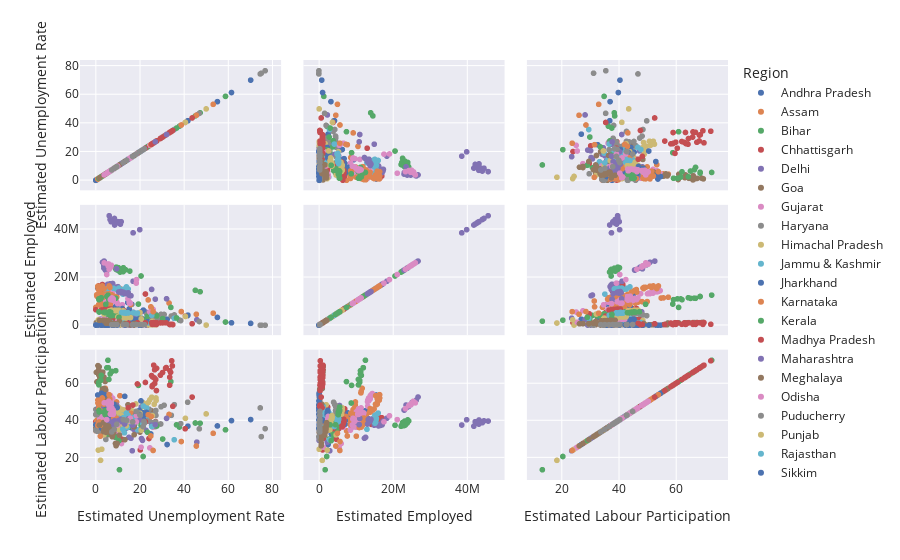

Here is the notebook cell this chart was saved with:
### Markdown cell above
Scatter matrix cosidering the employed and unemployed rates

### Code cell
fig = px.scatter_matrix(df,template='seaborn',dimensions=['Estimated Unemployment Rate', 'Estimated Employed',
                                                          'Estimated Labour Participation'],color='Region')
fig.show()

### Figure 1 — Plotly figure (JSON) as saved in the notebook; plotly's stock layout.template omitted (floating-point values rounded to 4 significant figures)
{"data": [{"dimensions": [{"axis": {"matches": true}, "label": "Estimated Unemployment Rate", "values": [3.65, 3.05, 3.75, 3.32, 5.17, 3.52, 4.12, 4.38, 4.84, 5.91, 4.06, 16.29, 14.46, 0.85, 6.09, 3.8, 5.64, 4.61, 6.01, 4.7, 7.54, 7.88, 7.11, 5.66, 9.88, 32.3, 24.91, 5.86]}, {"axis": {"matches": true}, "label": "Estimated Employed", "values": [11999139, 11755881, 12086707, 12285693, 12256762, 12017412, 11397681, 12528395, 12016676, 11723617, 11359660, 8792827, 9526902, 15572975, 4788661, 4824630, 4657443, 4743179, 4733996, 4774377, 4668772, 4913963, 4618860, 4822035, 4521537, 2544084, 3428356, 4954389]}, {"axis": {"matches": true}, "label": "Estimated Labour Participation", "values": [43.24, 42.05, 43.5, 43.97, 44.68, 43.01, 41, 45.14, 43.46, 42.83, 40.66, 36.03, 38.16, 53.76, 37.45, 36.76, 36.1, 36.29, 36.69, 36.41, 36.62, 38.61, 35.91, 36.84, 36.08, 26.97, 32.69, 37.61]}], "hovertemplate": "Region=Andhra Pradesh<br>%{xaxis.title.text}=%{x}<br>%{yaxis.title.text}=%{y}<extra></extra>", "legendgroup": "Andhra Pradesh", "marker": {"color": "rgb(76,114,176)", "symbol": "circle"}, "name": "Andhra Pradesh", "showlegend": true, "type": "splom"}, {"dimensions": [{"axis": {"matches": true}, "label": "Estimated Unemployment Rate", "values": [4.29, 5.08, 4.26, 5.79, 4.46, 4.65, 4.66, 4.29, 3.26, 3.77, 9.38, 0, 7.87, 9.89, 3.21, 10.39, 9.26, 11.17, 6.31, 5.02, 7.24, 9.98, 10.34, 8.37, 10.77, 3.42]}, {"axis": {"matches": true}, "label": "Estimated Employed", "values": [11749334, 8923222, 9911534, 9292039, 11468349, 8395906, 9625362, 11420996, 8462814, 9878742, 9926176, 7544937, 1671707, 1647342, 1739838, 1595582, 1576480, 1595176, 1708045, 1722303, 1630908, 1625454, 1664145, 1454956, 1441722, 1551007]}, {"axis": {"matches": true}, "label": "Estimated Labour Participation", "values": [57.39, 43.87, 48.21, 45.83, 55.67, 40.76, 46.64, 54.9, 40.17, 47.05, 50, 34.38, 44.92, 45.17, 44.32, 43.81, 42.66, 44.01, 44.59, 44.26, 42.82, 43.9, 45.03, 38.45, 39.04, 38.73]}], "hovertemplate": "Region=Assam<br>%{xaxis.title.text}=%{x}<br>%{yaxis.title.text}=%{y}<extra></extra>", "legendgroup": "Assam", "marker": {"color": "rgb(221,132,82)", "symbol": "circle"}, "name": "Assam", "showlegend": true, "type": "splom"}, {"dimensions": [{"axis": {"matches": true}, "label": "Estimated Unemployment Rate", "values": [9.27, 10.2, 13.44, 11, 8.87, 12.47, 12.4, 10.16, 9.13, 9.61, 15.39, 45.09, 47.26, 20.49, 19.9, 13.29, 16.41, 17.66, 20.46, 14.06, 17.62, 14.91, 20.69, 15.11, 15.73, 58.77, 37.87, 12.45]}, {"axis": {"matches": true}, "label": "Estimated Employed", "values": [24322330, 24097712, 23248875, 22260203, 23905700, 24053140, 22445989, 22914530, 23409006, 23168192, 22667882, 14645275, 14050319, 20622566, 3029344, 3248864, 3059744, 2994763, 2992082, 3173429, 3081077, 2977857, 2988665, 3113464, 3049637, 1400962, 2207026, 3124663]}, {"axis": {"matches": true}, "label": "Estimated Labour Participation", "values": [39.75, 39.71, 39.66, 36.85, 38.57, 40.31, 37.51, 37.25, 37.54, 37.28, 38.88, 38.63, 38.5, 37.4, 39.8, 39.35, 38.36, 38.03, 39.25, 38.45, 38.86, 36.29, 38.99, 37.87, 37.29, 34.94, 36.45, 36.54]}], "hovertemplate": "Region=Bihar<br>%{xaxis.title.text}=%{x}<br>%{yaxis.title.text}=%{y}<extra></extra>", "legendgroup": "Bihar", "marker": {"color": "rgb(85,168,104)", "symbol": "circle"}, "name": "Bihar", "showlegend": true, "type": "splom"}, {"dimensions": [{"axis": {"matches": true}, "label": "Estimated Unemployment Rate", "values": [9.82, 6.76, 4.54, 4.64, 8.33, 6.96, 2.77, 6.11, 9.89, 7.89, 7.31, 0, 7.64, 10.14, 9.77, 11.77, 8.17, 6.29, 9.46, 10.27, 8.32, 3.57, 9.01, 9.79, 8.21, 20.13, 24.1, 27.07]}, {"axis": {"matches": true}, "label": "Estimated Employed", "values": [6259019, 6608626, 6753622, 6607694, 6490776, 7043840, 6942931, 6569385, 6236201, 6847173, 6894808, 6534321, 5454091, 5781095, 2223129, 2192020, 2285436, 2392400, 2311507, 2297096, 2341284, 2415436, 2315972, 2347941, 2407509, 1066126, 1276291, 1602231]}, {"axis": {"matches": true}, "label": "Estimated Labour Participation", "values": [42.89, 43.71, 43.53, 42.55, 43.38, 46.28, 43.56, 42.59, 42.03, 45.05, 44.98, 39.43, 35.56, 38.66, 45.61, 45.88, 45.85, 46.91, 46.8, 46.82, 46.59, 45.59, 46.21, 47.14, 47.39, 24.06, 30.24, 39.41]}], "hovertemplate": "Region=Chhattisgarh<br>%{xaxis.title.text}=%{x}<br>%{yaxis.title.text}=%{y}<extra></extra>", "legendgroup": "Chhattisgarh", "marker": {"color": "rgb(196,78,82)", "symbol": "circle"}, "name": "Chhattisgarh", "showlegend": true, "type": "splom"}, {"dimensions": [{"axis": {"matches": true}, "label": "Estimated Unemployment Rate", "values": [12.56, 9.33, 11.07, 17.18, 12.5, 15.84, 11.11, 16.97, 13.48, 13.81, 15.18, 20.69, 22.76, 21.14, 12.31, 12.76, 14.68, 13.52, 20.59, 12.41, 16.11, 11.07, 22.45, 14.86, 17.09, 16.51, 45.78, 18.11]}, {"axis": {"matches": true}, "label": "Estimated Employed", "values": [169487, 149076, 166605, 135407, 166056, 149511, 178768, 145671, 157791, 147500, 152413, 115487, 129610, 112108, 5756475, 5550172, 5393091, 5552510, 5642253, 6030363, 5439600, 5718337, 5647493, 5708807, 5401392, 3003787, 2343783, 4306807]}, {"axis": {"matches": true}, "label": "Estimated Labour Participation", "values": [42.33, 35.74, 40.53, 35.21, 40.68, 37.9, 42.71, 37.08, 38.36, 35.84, 37.45, 30.21, 34.65, 29.22, 44.17, 42.71, 42.34, 42.9, 47.36, 45.78, 43.02, 42.56, 48.09, 44.18, 42.82, 23.59, 28.28, 34.32]}], "hovertemplate": "Region=Delhi<br>%{xaxis.title.text}=%{x}<br>%{yaxis.title.text}=%{y}<extra></extra>", "legendgroup": "Delhi", "marker": {"color": "rgb(129,114,179)", "symbol": "circle"}, "name": "Delhi", "showlegend": true, "type": "splom"}, {"dimensions": [{"axis": {"matches": true}, "label": "Estimated Unemployment Rate", "values": [2.91, 5.45, 10.98, 1.98, 3.61, 7.21, 23.71, 3.54, 5.38, 0, 15.91, 20, 2.75, 13.33, 12.28, 4.9, 3.16, 12.31, 25.2, 16.22, 10.92, 4.31, 4.76, 11.76]}, {"axis": {"matches": true}, "label": "Estimated Employed", "values": [179340, 170471, 167437, 183603, 163215, 177440, 159489, 177155, 158936, 171672, 181657, 128538, 264855, 304015, 280367, 243277, 309643, 290264, 271612, 288154, 257814, 306396, 277093, 318957]}, {"axis": {"matches": true}, "label": "Estimated Labour Participation", "values": [39.16, 38.19, 39.81, 39.61, 35.78, 40.36, 44.09, 38.7, 35.36, 36.11, 45.36, 33.71, 34.17, 43.96, 40, 31.97, 39.92, 41.27, 45.22, 42.77, 35.95, 39.73, 36.05, 44.74]}], "hovertemplate": "Region=Goa<br>%{xaxis.title.text}=%{x}<br>%{yaxis.title.text}=%{y}<extra></extra>", "legendgroup": "Goa", "marker": {"color": "rgb(147,120,96)", "symbol": "circle"}, "name": "Goa", "showlegend": true, "type": "splom"}, {"dimensions": [{"axis": {"matches": true}, "label": "Estimated Unemployment Rate", "values": [2.88, 4.77, 4.58, 3.7, 6.29, 4.91, 4.68, 3.46, 5.35, 6.64, 7.59, 12, 14.58, 1.41, 4.09, 6.31, 5.15, 4.2, 5.96, 5.45, 7.53, 5.71, 5.82, 6.04, 5.39, 25.94, 11.62, 4.54]}, {"axis": {"matches": true}, "label": "Estimated Employed", "values": [13954728, 13199281, 14327083, 13507342, 13280783, 13828512, 14487815, 13877825, 14301844, 13973042, 13483615, 8587594, 11121124, 13243922, 9686558, 10144965, 9828023, 10228154, 9609939, 10474217, 9896129, 10172812, 9824501, 10784753, 10083026, 6701284, 6072776, 10574711]}, {"axis": {"matches": true}, "label": "Estimated Labour Participation", "values": [52.03, 50.12, 54.21, 50.57, 51.01, 52.27, 54.55, 51.51, 54.07, 53.48, 52.06, 34.77, 46.31, 47.72, 41.67, 44.57, 42.54, 43.72, 41.75, 45.14, 43.5, 43.75, 42.19, 46.31, 42.9, 36.33, 27.52, 44.26]}], "hovertemplate": "Region=Gujarat<br>%{xaxis.title.text}=%{x}<br>%{yaxis.title.text}=%{y}<extra></extra>", "legendgroup": "Gujarat", "marker": {"color": "rgb(218,139,195)", "symbol": "circle"}, "name": "Gujarat", "showlegend": true, "type": "splom"}, {"dimensions": [{"axis": {"matches": true}, "label": "Estimated Unemployment Rate", "values": [14.54, 23.08, 16.22, 30.94, 16.36, 24.17, 16.59, 29.56, 16.21, 27.19, 23.92, 41.61, 34.22, 35.57, 24.67, 20.42, 25.45, 24.19, 26.84, 21.04, 27.06, 23.65, 27.24, 23.29, 27.14, 46.89, 38.46, 29.41]}, {"axis": {"matches": true}, "label": "Estimated Employed", "values": [5249186, 4745178, 4826560, 4558306, 5127956, 4798833, 4875763, 4603484, 5062293, 4570108, 4366148, 4041050, 3914193, 4357835, 2693596, 2845190, 2405973, 2523005, 2675862, 2821456, 2404239, 2548835, 2630938, 2752834, 2275407, 1606580, 2013083, 2304138]}, {"axis": {"matches": true}, "label": "Estimated Labour Participation", "values": [45.12, 45.23, 42.17, 48.23, 44.72, 46.07, 42.48, 47.4, 43.74, 45.37, 41.4, 49.85, 42.78, 48.53, 43.18, 43.06, 38.77, 39.87, 43.7, 42.58, 39.18, 39.57, 42.75, 42.32, 36.73, 35.48, 38.27, 38.09]}], "hovertemplate": "Region=Haryana<br>%{xaxis.title.text}=%{x}<br>%{yaxis.title.text}=%{y}<extra></extra>", "legendgroup": "Haryana", "marker": {"color": "rgb(140,140,140)", "symbol": "circle"}, "name": "Haryana", "showlegend": true, "type": "splom"}, {"dimensions": [{"axis": {"matches": true}, "label": "Estimated Unemployment Rate", "values": [13.68, 11.43, 20.59, 18.56, 15.98, 15.81, 22.86, 19.46, 16.67, 15.42, 17.71, 2.13, 25.64, 1.12, 10.88, 21.43, 21.51, 24.48, 12, 23.77, 27.27, 25.32, 18.15, 27.31, 26.44, 2.7, 50, 10.81]}, {"axis": {"matches": true}, "label": "Estimated Employed", "values": [2045760, 1957081, 1916824, 1969248, 2039804, 1946957, 2024409, 1922821, 2041035, 1952464, 1800426, 984171, 1732050, 2230075, 245668, 237576, 235894, 236315, 247210, 232322, 233029, 241366, 246596, 227804, 221432, 146957, 134868, 224902]}, {"axis": {"matches": true}, "label": "Estimated Labour Participation", "values": [44.23, 41.18, 44.91, 44.91, 45.02, 42.81, 48.5, 44.05, 45.11, 42.45, 40.17, 18.43, 42.62, 41.2, 45.27, 49.58, 49.22, 51.17, 45.87, 49.69, 52.17, 52.55, 48.92, 50.82, 48.74, 24.42, 43.55, 40.66]}], "hovertemplate": "Region=Himachal Pradesh<br>%{xaxis.title.text}=%{x}<br>%{yaxis.title.text}=%{y}<extra></extra>", "legendgroup": "Himachal Pradesh", "marker": {"color": "rgb(204,185,116)", "symbol": "circle"}, "name": "Himachal Pradesh", "showlegend": true, "type": "splom"}, {"dimensions": [{"axis": {"matches": true}, "label": "Estimated Unemployment Rate", "values": [12.78, 12.09, 13.67, 11.32, 19.27, 14.73, 22.19, 21.23, 16, 2.22, 18.97, 23.04, 19.88, 21.55, 24.06, 14.29, 7.02, 18.54, 19.86, 14.29, 12.96]}, {"axis": {"matches": true}, "label": "Estimated Employed", "values": [2495186, 2423742, 2549316, 2778624, 2477621, 2415724, 2373488, 2163397, 2361004, 2716966, 2049617, 1130139, 1139815, 1183770, 1029087, 1226793, 1209085, 1079537, 1060116, 998103, 937435]}, {"axis": {"matches": true}, "label": "Estimated Labour Participation", "values": [40.57, 39.02, 41.71, 44.17, 43.08, 39.69, 42.56, 38.25, 39.06, 38.46, 34.94, 46.74, 45.17, 47.8, 42.63, 44.92, 40.71, 41.4, 41.23, 36.21, 33.33]}], "hovertemplate": "Region=Jammu & Kashmir<br>%{xaxis.title.text}=%{x}<br>%{yaxis.title.text}=%{y}<extra></extra>", "legendgroup": "Jammu & Kashmir", "marker": {"color": "rgb(100,181,205)", "symbol": "circle"}, "name": "Jammu & Kashmir", "showlegend": true, "type": "splom"}, {"dimensions": [{"axis": {"matches": true}, "label": "Estimated Unemployment Rate", "values": [7.11, 8.46, 9.98, 12.06, 7.12, 6.57, 8.07, 15.15, 6.16, 9.06, 5.01, 41.72, 55.1, 21.53, 17.23, 20.51, 15.67, 20.25, 21.16, 19.05, 17.34, 22.01, 22.96, 19.67, 16.4, 61.48, 70.17, 19.38]}, {"axis": {"matches": true}, "label": "Estimated Employed", "values": [7035766, 7319782, 6958404, 7015356, 7500122, 7761243, 7279628, 6873437, 7868736, 7932402, 7157454, 4280434, 3315038, 6375114, 2404033, 2326911, 2434579, 2335406, 2357627, 2460196, 2424281, 2290170, 2329293, 2493023, 2480661, 1054829, 830347, 2244460]}, {"axis": {"matches": true}, "label": "Estimated Labour Participation", "values": [39.04, 41.12, 39.66, 40.83, 41.24, 42.33, 40.26, 41.09, 42.43, 44.05, 37.96, 36.92, 37.03, 40.65, 43.25, 43.51, 42.82, 43.35, 44.18, 44.82, 43.17, 43.14, 44.33, 45.42, 43.34, 39.92, 40.49, 40.43]}], "hovertemplate": "Region=Jharkhand<br>%{xaxis.title.text}=%{x}<br>%{yaxis.title.text}=%{y}<extra></extra>", "legendgroup": "Jharkhand", "marker": {"color": "rgb(76,114,176)", "symbol": "circle"}, "name": "Jharkhand", "showlegend": true, "type": "splom"}, {"dimensions": [{"axis": {"matches": true}, "label": "Estimated Unemployment Rate", "values": [5.46, 5.98, 0.52, 0.37, 3.2, 7.13, 1.19, 0.41, 2.57, 4.11, 2.39, 33.17, 23.72, 10.92, 6.56, 5, 2.29, 1.27, 3.57, 3.87, 3.44, 1.56, 3.31, 2.88, 4.92, 25.12, 15.88, 6.12]}, {"axis": {"matches": true}, "label": "Estimated Employed", "values": [13911440, 12888490, 12169808, 12686470, 13741892, 12803527, 11537217, 12756132, 13938874, 12753657, 12853818, 9330400, 10626328, 15396213, 8638239, 8862498, 8738029, 8614340, 8647794, 8799249, 8613835, 8592376, 8749154, 8924061, 9225835, 7387995, 8669258, 8822411]}, {"axis": {"matches": true}, "label": "Estimated Labour Participation", "values": [46.36, 43.12, 38.42, 39.93, 44.45, 43.1, 36.45, 39.92, 44.52, 41.33, 40.85, 43.25, 43.09, 53.37, 40.62, 40.89, 39.09, 38.04, 39, 39.7, 38.6, 37.66, 38.94, 39.45, 41.55, 42.14, 43.9, 39.93]}], "hovertemplate": "Region=Karnataka<br>%{xaxis.title.text}=%{x}<br>%{yaxis.title.text}=%{y}<extra></extra>", "legendgroup": "Karnataka", "marker": {"color": "rgb(221,132,82)", "symbol": "circle"}, "name": "Karnataka", "showlegend": true, "type": "splom"}, {"dimensions": [{"axis": {"matches": true}, "label": "Estimated Unemployment Rate", "values": [6.63, 9, 4.95, 10.32, 5.35, 9.14, 5, 10.77, 4.11, 8.91, 8.85, 10.71, 23.38, 27.66, 6.11, 6.67, 7.58, 7.69, 5.52, 5.35, 6.71, 7.31, 6.65, 6.08, 9.14, 21.43, 30.28, 12.17]}, {"axis": {"matches": true}, "label": "Estimated Employed", "values": [5184355, 5605627, 4855393, 5233449, 5400499, 5328825, 4557906, 5065804, 5307026, 5203579, 4141953, 1754170, 3799919, 3952088, 4605913, 4678374, 4105211, 4448650, 4640642, 4644510, 4062767, 4440283, 4597507, 4624444, 4079775, 2179106, 2826118, 4601293]}, {"axis": {"matches": true}, "label": "Estimated Labour Participation", "values": [38.07, 42.19, 34.96, 39.9, 38.97, 40.02, 32.71, 38.67, 37.66, 38.84, 30.87, 13.33, 33.62, 37.01, 36.65, 37.42, 33.13, 35.91, 36.57, 36.49, 32.36, 35.56, 36.53, 36.48, 33.24, 20.51, 29.95, 38.68]}], "hovertemplate": "Region=Kerala<br>%{xaxis.title.text}=%{x}<br>%{yaxis.title.text}=%{y}<extra></extra>", "legendgroup": "Kerala", "marker": {"color": "rgb(85,168,104)", "symbol": "circle"}, "name": "Kerala", "showlegend": true, "type": "splom"}, {"dimensions": [{"axis": {"matches": true}, "label": "Estimated Unemployment Rate", "values": [3.63, 4.25, 3.92, 4.94, 3.08, 2.98, 2.72, 2.94, 3.66, 4.42, 1.19, 12.5, 22.46, 6.46, 3.91, 6.38, 7.38, 6.82, 7, 4.4, 6.06, 6.2, 5.17, 4.96, 4.8, 11.94, 40.49, 12.72]}, {"axis": {"matches": true}, "label": "Estimated Employed", "values": [15349838, 16294794, 16274707, 16559137, 16159315, 17060638, 16306428, 16854647, 16183702, 16178044, 16480441, 14238959, 13099601, 16748971, 6692720, 6509340, 6266446, 6809834, 6655967, 6603715, 6459457, 6787403, 6834930, 6533435, 6386723, 4802873, 3879934, 6221562]}, {"axis": {"matches": true}, "label": "Estimated Labour Participation", "values": [37.97, 40.48, 40.2, 41.25, 39.4, 41.46, 39.44, 40.77, 39.35, 39.57, 38.9, 37.88, 39.24, 41.5, 38.96, 38.8, 37.67, 40.6, 39.67, 38.2, 37.94, 39.83, 39.59, 37.68, 36.68, 29.76, 35.49, 38.72]}], "hovertemplate": "Region=Madhya Pradesh<br>%{xaxis.title.text}=%{x}<br>%{yaxis.title.text}=%{y}<extra></extra>", "legendgroup": "Madhya Pradesh", "marker": {"color": "rgb(196,78,82)", "symbol": "circle"}, "name": "Madhya Pradesh", "showlegend": true, "type": "splom"}, {"dimensions": [{"axis": {"matches": true}, "label": "Estimated Unemployment Rate", "values": [3.67, 4.34, 3.66, 3.76, 4.4, 3.81, 3.68, 3.03, 3.8, 4.24, 5.38, 25.28, 16.89, 9.4, 6.08, 6.46, 6.35, 7.57, 7.6, 7.51, 7.6, 7.83, 6.67, 5.34, 6.34, 14.99, 15.92, 10.01]}, {"axis": {"matches": true}, "label": "Estimated Employed", "values": [23896858, 23056511, 24843750, 26835389, 25219281, 24330249, 24881383, 26357625, 25881398, 25293535, 23130976, 15014802, 18423447, 23601016, 16962574, 17375053, 17215677, 16602767, 17396398, 17221991, 17486683, 16581144, 16715470, 17122782, 17065830, 12674451, 12365754, 16172690]}, {"axis": {"matches": true}, "label": "Estimated Labour Participation", "values": [47.11, 45.69, 48.8, 52.67, 49.74, 47.61, 48.53, 50.98, 50.36, 49.36, 45.6, 37.42, 41.21, 48.34, 38.3, 39.3, 38.81, 37.84, 39.58, 39.05, 39.61, 37.57, 37.32, 37.61, 37.8, 30.86, 30.38, 37.04]}], "hovertemplate": "Region=Maharashtra<br>%{xaxis.title.text}=%{x}<br>%{yaxis.title.text}=%{y}<extra></extra>", "legendgroup": "Maharashtra", "marker": {"color": "rgb(129,114,179)", "symbol": "circle"}, "name": "Maharashtra", "showlegend": true, "type": "splom"}, {"dimensions": [{"axis": {"matches": true}, "label": "Estimated Unemployment Rate", "values": [3.16, 4.23, 1.03, 0.52, 0.24, 3.7, 1.5, 1.8, 0.97, 2.76, 1.28, 8.38, 3.73, 1.35, 8.4, 8.66, 4.43, 5.8, 5.3, 7.2, 3.02, 5.21, 4.76, 7.37, 2.8, 17.39, 14.58]}, {"axis": {"matches": true}, "label": "Estimated Employed", "values": [1119011, 1024797, 1158511, 1065725, 1162159, 1080609, 1205703, 1102997, 1229406, 1112864, 1192616, 803118, 992148, 1150200, 228978, 231252, 284015, 259433, 253887, 234375, 293431, 267417, 261687, 233965, 289735, 161939, 222916]}, {"axis": {"matches": true}, "label": "Estimated Labour Participation", "values": [66.13, 61.09, 66.67, 60.86, 66.02, 63.44, 69.03, 63.18, 69.66, 64.06, 67.46, 48.83, 57.26, 64.63, 47.79, 48.29, 56.55, 52.27, 50.77, 47.71, 57.02, 53.04, 51.53, 47.26, 55.64, 36.51, 48.48]}], "hovertemplate": "Region=Meghalaya<br>%{xaxis.title.text}=%{x}<br>%{yaxis.title.text}=%{y}<extra></extra>", "legendgroup": "Meghalaya", "marker": {"color": "rgb(147,120,96)", "symbol": "circle"}, "name": "Meghalaya", "showlegend": true, "type": "splom"}, {"dimensions": [{"axis": {"matches": true}, "label": "Estimated Unemployment Rate", "values": [4.17, 4.71, 3.31, 3.68, 4.31, 4.28, 4.72, 4.67, 1.81, 3.31, 15.09, 24.48, 9.45, 4.59, 2.95, 2.63, 1.78, 3.5, 3.78, 4.5, 2.23, 3.36, 2.28, 2.19, 3.96, 20.5, 10, 2.18]}, {"axis": {"matches": true}, "label": "Estimated Employed", "values": [11155753, 10965154, 12009883, 11727659, 11167715, 11621534, 12192623, 11345069, 11182128, 11842655, 9814156, 5562449, 9683719, 10187145, 2519582, 2356290, 2542237, 2456983, 2570663, 2456855, 2594469, 2369048, 2561320, 2438080, 2457952, 1303244, 1975481, 2221069]}, {"axis": {"matches": true}, "label": "Estimated Labour Participation", "values": [40.47, 39.94, 43.05, 42.13, 40.32, 41.88, 44.06, 40.91, 39.09, 41.98, 39.55, 25.16, 36.48, 36.36, 41.26, 38.39, 40.99, 40.25, 42.15, 40.51, 41.71, 38.46, 41.05, 38.97, 39.93, 25.53, 34.12, 35.24]}], "hovertemplate": "Region=Odisha<br>%{xaxis.title.text}=%{x}<br>%{yaxis.title.text}=%{y}<extra></extra>", "legendgroup": "Odisha", "marker": {"color": "rgb(218,139,195)", "symbol": "circle"}, "name": "Odisha", "showlegend": true, "type": "splom"}, {"dimensions": [{"axis": {"matches": true}, "label": "Estimated Unemployment Rate", "values": [0, 0, 0, 4.85, 0, 1.18, 0, 1.99, 0.58, 1.74, 2.31, 74.51, 1.25, 0, 0, 8.95, 1.22, 1.17, 1.37, 5.21, 0.57, 1.78, 0.62, 76.74, 75, 4.55]}, {"axis": {"matches": true}, "label": "Estimated Employed", "values": [172474, 184527, 139227, 183930, 175718, 180283, 142787, 180808, 176252, 183619, 142176, 49420, 283905, 304369, 281117, 312882, 286573, 312548, 275003, 313135, 281698, 310342, 278851, 68122, 64538, 234926]}, {"axis": {"matches": true}, "label": "Estimated Labour Participation", "values": [43.08, 45.95, 34.56, 47.83, 43.34, 44.85, 35, 45.07, 43.18, 45.38, 35.23, 46.79, 35.71, 37.73, 34.77, 42.41, 35.73, 38.86, 34.19, 40.42, 34.59, 38.5, 34.12, 35.54, 31.25, 29.73]}], "hovertemplate": "Region=Puducherry<br>%{xaxis.title.text}=%{x}<br>%{yaxis.title.text}=%{y}<extra></extra>", "legendgroup": "Puducherry", "marker": {"color": "rgb(140,140,140)", "symbol": "circle"}, "name": "Puducherry", "showlegend": true, "type": "splom"}, {"dimensions": [{"axis": {"matches": true}, "label": "Estimated Unemployment Rate", "values": [9.17, 12.21, 9.64, 6.69, 8.59, 12.56, 7.07, 6.13, 9.69, 10.41, 10.51, 3.69, 40.59, 20, 13.49, 13.17, 11.61, 11.99, 15.69, 13.75, 10.39, 11.97, 13.68, 11.99, 9.97, 1.13, 20.54, 10.55]}, {"axis": {"matches": true}, "label": "Estimated Employed", "values": [6088547, 6025235, 6308129, 6183427, 6260971, 6021921, 6395022, 6164215, 6189471, 6009820, 6373692, 4721590, 3727366, 5364047, 3289918, 3307798, 3592442, 3499863, 3227178, 3070438, 3602243, 3575778, 3252622, 3219227, 3601793, 2298975, 2682658, 3047750]}, {"axis": {"matches": true}, "label": "Estimated Labour Participation", "values": [44.79, 45.79, 46.5, 44.08, 45.49, 45.66, 45.55, 43.4, 45.22, 44.19, 46.85, 32.2, 41.14, 43.9, 40.03, 40.02, 42.62, 41.61, 39.97, 37.1, 41.82, 42.17, 39.04, 37.82, 41.29, 23.95, 34.71, 34.96]}], "hovertemplate": "Region=Punjab<br>%{xaxis.title.text}=%{x}<br>%{yaxis.title.text}=%{y}<extra></extra>", "legendgroup": "Punjab", "marker": {"color": "rgb(204,185,116)", "symbol": "circle"}, "name": "Punjab", "showlegend": true, "type": "splom"}, {"dimensions": [{"axis": {"matches": true}, "label": "Estimated Unemployment Rate", "values": [4.03, 13.7, 9.7, 12.5, 5.45, 14.66, 10.47, 13.96, 8, 14.48, 9.47, 12.25, 10.45, 13.86, 13.62, 14.36, 11.67, 14.71, 12.63, 13.02, 14.3, 18.04, 18.82, 17.02, 18.54, 35.53, 25.35, 13.04]}, {"axis": {"matches": true}, "label": "Estimated Employed", "values": [15226005, 14610564, 14859873, 15052051, 15419779, 15178544, 15278556, 15485307, 15484353, 15040572, 15059769, 13051219, 15586833, 16076978, 5108436, 5241174, 5372470, 5195170, 5176819, 5384335, 5306715, 5109481, 5157363, 5288343, 4964911, 2932923, 4225486, 5275784]}, {"axis": {"matches": true}, "label": "Estimated Labour Participation", "values": [38.52, 41.02, 39.78, 41.48, 39.24, 42.69, 40.87, 43, 40.12, 41.83, 39.47, 35.21, 41.11, 43.98, 39.44, 40.73, 40.38, 40.34, 39.15, 40.8, 40.73, 40.9, 41.59, 41.62, 39.71, 29.57, 36.71, 39.26]}], "hovertemplate": "Region=Rajasthan<br>%{xaxis.title.text}=%{x}<br>%{yaxis.title.text}=%{y}<extra></extra>", "legendgroup": "Rajasthan", "marker": {"color": "rgb(100,181,205)", "symbol": "circle"}, "name": "Rajasthan", "showlegend": true, "type": "splom"}, {"dimensions": [{"axis": {"matches": true}, "label": "Estimated Unemployment Rate", "values": [5.48, 13.11, 1, 0, 5.81, 8.2, 7.76, 2.56, 4.82, 4.81, 9.68, 4.04, 7.37, 20.45, 5.77, 19.75, 2.63]}, {"axis": {"matches": true}, "label": "Estimated Employed", "values": [146688, 162426, 161647, 133399, 141313, 89587, 89702, 108334, 90850, 89450, 87974, 107751, 88035, 86186, 81905, 75456, 76269]}, {"axis": {"matches": true}, "label": "Estimated Labour Participation", "values": [44.06, 53.04, 46.3, 37.72, 42.36, 48.61, 48.13, 54.67, 46.63, 45.61, 46.97, 53.8, 45.24, 50.57, 40.31, 43.32, 35.85]}], "hovertemplate": "Region=Sikkim<br>%{xaxis.title.text}=%{x}<br>%{yaxis.title.text}=%{y}<extra></extra>", "legendgroup": "Sikkim", "marker": {"color": "rgb(76,114,176)", "symbol": "circle"}, "name": "Sikkim", "showlegend": true, "type": "splom"}, {"dimensions": [{"axis": {"matches": true}, "label": "Estimated Unemployment Rate", "values": [0.97, 0.92, 6.01, 2.91, 1.71, 1.46, 2.46, 3.73, 1.18, 1.17, 6.36, 53.19, 38.73, 2.06, 0.89, 1.56, 3.18, 9.53, 1.86, 1.13, 2.65, 8.05, 2.05, 3.31, 6.46, 45.55, 25.95, 24.93]}, {"axis": {"matches": true}, "label": "Estimated Employed", "values": [15844698, 16375303, 16455928, 16463931, 14595441, 15595647, 16223430, 15356938, 14954646, 15828488, 15848590, 5086200, 5768342, 10169115, 11798080, 12318745, 12054414, 11933093, 11902824, 12223948, 11729952, 12260389, 11926995, 11742101, 10982178, 4632967, 5733921, 7741005]}, {"axis": {"matches": true}, "label": "Estimated Labour Participation", "values": [49.44, 50.99, 53.94, 52.17, 45.62, 48.55, 50.95, 48.8, 46.23, 48.86, 51.56, 33.05, 28.6, 31.49, 37.31, 39.16, 38.89, 41.13, 37.76, 38.42, 37.38, 41.29, 37.64, 37.48, 36.17, 26.17, 23.77, 31.6]}], "hovertemplate": "Region=Tamil Nadu<br>%{xaxis.title.text}=%{x}<br>%{yaxis.title.text}=%{y}<extra></extra>", "legendgroup": "Tamil Nadu", "marker": {"color": "rgb(221,132,82)", "symbol": "circle"}, "name": "Tamil Nadu", "showlegend": true, "type": "splom"}, {"dimensions": [{"axis": {"matches": true}, "label": "Estimated Unemployment Rate", "values": [2.23, 5.92, 2.45, 1.4, 5.49, 7.29, 6.47, 1.35, 5.02, 9.02, 5.63, 4.51, 34.01, 19.3, 1.52, 1.43, 3.73, 4.19, 6.19, 6.74, 5.23, 4.22, 6.49, 6.74, 6.1, 10.5, 36.57, 6.92]}, {"axis": {"matches": true}, "label": "Estimated Employed", "values": [11053353, 10728822, 11538688, 10743959, 12636415, 11375354, 11265828, 11068056, 12065915, 11304474, 12028377, 8793799, 7508747, 8891181, 5560649, 5683349, 5432503, 5544693, 5668785, 5318341, 5338119, 5317782, 5543380, 5521496, 5313236, 3378431, 3108830, 4577995]}, {"axis": {"matches": true}, "label": "Estimated Labour Participation", "values": [61.74, 62.19, 64.4, 59.23, 72.57, 66.49, 65.17, 60.61, 68.51, 66.92, 68.53, 49.44, 61, 58.97, 44.59, 45.43, 44.36, 45.39, 47.28, 44.51, 43.87, 43.13, 45.95, 45.78, 43.65, 29.05, 37.63, 37.68]}], "hovertemplate": "Region=Telangana<br>%{xaxis.title.text}=%{x}<br>%{yaxis.title.text}=%{y}<extra></extra>", "legendgroup": "Telangana", "marker": {"color": "rgb(85,168,104)", "symbol": "circle"}, "name": "Telangana", "showlegend": true, "type": "splom"}, {"dimensions": [{"axis": {"matches": true}, "label": "Estimated Unemployment Rate", "values": [29.25, 26.64, 22.47, 25.49, 30.23, 27.54, 25.25, 26.53, 31.91, 26.22, 31.61, 43.64, 14.71, 18.84, 34.69, 25.59, 25.81, 33.45, 33.57, 26.67, 27.15, 33.48, 34.37, 33.88, 25.69, 34.88, 16.78, 27.47]}, {"axis": {"matches": true}, "label": "Estimated Employed", "values": [1019549, 1107013, 1052597, 975501, 1034408, 1113764, 1084633, 1046878, 1057975, 1169347, 1060946, 675083, 911789, 1106978, 423127, 408738, 410583, 368977, 418043, 414808, 427700, 399427, 450155, 415339, 450271, 296431, 384999, 391015]}, {"axis": {"matches": true}, "label": "Estimated Labour Participation", "values": [64.47, 67.4, 60.54, 58.29, 65.9, 68.21, 64.29, 63.02, 68.61, 69.88, 68.28, 52.63, 46.9, 59.74, 69.5, 58.8, 59.1, 59.07, 66.9, 60, 62.14, 63.41, 72.26, 66.04, 63.56, 47.65, 48.31, 56.17]}], "hovertemplate": "Region=Tripura<br>%{xaxis.title.text}=%{x}<br>%{yaxis.title.text}=%{y}<extra></extra>", "legendgroup": "Tripura", "marker": {"color": "rgb(196,78,82)", "symbol": "circle"}, "name": "Tripura", "showlegend": true, "type": "splom"}, {"dimensions": [{"axis": {"matches": true}, "label": "Estimated Unemployment Rate", "values": [10.26, 11.13, 9.19, 11.47, 6.45, 10.18, 6.94, 8.43, 6.06, 8.12, 9.37, 19.92, 16.89, 8.51, 14.4, 11.62, 11.8, 14.73, 13.58, 10.35, 11.31, 12.37, 12.34, 11.65, 12.32, 26.94, 32.06, 13.05]}, {"axis": {"matches": true}, "label": "Estimated Employed", "values": [43287808, 42276572, 42697000, 43298746, 44198762, 42833265, 43261530, 44640087, 45777509, 44257432, 43086706, 39970677, 38640999, 41908909, 13391244, 13624452, 13862431, 13580241, 13522970, 13938303, 14128888, 13857200, 13656250, 13803099, 13889632, 10944379, 11111486, 13208724]}, {"axis": {"matches": true}, "label": "Estimated Labour Participation", "values": [39.96, 39.32, 38.78, 40.24, 38.79, 39.07, 38.01, 39.77, 39.67, 39.13, 38.53, 40.37, 37.52, 36.89, 40.43, 39.75, 40.43, 40.87, 40.07, 39.71, 40.6, 40.21, 39.52, 39.54, 40, 37.74, 41.1, 38.09]}], "hovertemplate": "Region=Uttar Pradesh<br>%{xaxis.title.text}=%{x}<br>%{yaxis.title.text}=%{y}<extra></extra>", "legendgroup": "Uttar Pradesh", "marker": {"color": "rgb(129,114,179)", "symbol": "circle"}, "name": "Uttar Pradesh", "showlegend": true, "type": "splom"}, {"dimensions": [{"axis": {"matches": true}, "label": "Estimated Unemployment Rate", "values": [1.63, 4.65, 5.74, 6.11, 3.47, 4.83, 5.56, 4.52, 4.17, 4.85, 3.66, 3.57, 10.71, 9.17, 4.69, 6.94, 7.43, 9.62, 4.72, 6.34, 7.39, 8.92, 5.28, 8.15, 13.18, 17.36, 5.08]}, {"axis": {"matches": true}, "label": "Estimated Employed", "values": [2108044, 2021553, 2000524, 1911380, 2157845, 2027662, 2007113, 1947566, 1986386, 2057523, 1972074, 1915482, 1675441, 676797, 906889, 859900, 823967, 711150, 925174, 904903, 844779, 725253, 963408, 889245, 748041, 778590, 989470]}, {"axis": {"matches": true}, "label": "Estimated Labour Participation", "values": [37.47, 37.01, 36.97, 35.39, 38.79, 36.9, 36.73, 35.19, 35.69, 37.16, 35.04, 33.94, 32, 26.33, 33.54, 32.48, 31.21, 27.51, 33.87, 33.61, 31.65, 27.55, 35.11, 33.33, 29.59, 32.27, 35.61]}], "hovertemplate": "Region=Uttarakhand<br>%{xaxis.title.text}=%{x}<br>%{yaxis.title.text}=%{y}<extra></extra>", "legendgroup": "Uttarakhand", "marker": {"color": "rgb(147,120,96)", "symbol": "circle"}, "name": "Uttarakhand", "showlegend": true, "type": "splom"}, {"dimensions": [{"axis": {"matches": true}, "label": "Estimated Unemployment Rate", "values": [6.02, 5.85, 5.62, 5.58, 5.26, 6.78, 5.83, 5.79, 6.79, 3.78, 7.02, 18.32, 18.43, 4.94, 7.25, 7.38, 7.91, 7.27, 7.79, 7.83, 6.61, 7.24, 7.27, 7.55, 6.67, 15.63, 15.22, 9.86]}, {"axis": {"matches": true}, "label": "Estimated Employed", "values": [23452875, 25543465, 24857807, 24924827, 25610773, 24353018, 25630359, 24906239, 24612171, 26093009, 25097812, 17639370, 19115772, 21225887, 11306177, 10611498, 10779829, 11456493, 11158649, 10563686, 10768462, 11335696, 11208617, 10871168, 10806105, 9299466, 9240903, 9088931]}, {"axis": {"matches": true}, "label": "Estimated Labour Participation", "values": [46.41, 50.36, 48.78, 48.79, 49.87, 48.09, 50, 48.47, 48.3, 49.51, 49.18, 39.27, 42.53, 40.44, 46.37, 43.51, 44.38, 46.77, 45.74, 43.25, 43.44, 45.97, 45.39, 44.09, 43.34, 41.2, 40.67, 37.57]}], "hovertemplate": "Region=West Bengal<br>%{xaxis.title.text}=%{x}<br>%{yaxis.title.text}=%{y}<extra></extra>", "legendgroup": "West Bengal", "marker": {"color": "rgb(218,139,195)", "symbol": "circle"}, "name": "West Bengal", "showlegend": true, "type": "splom"}, {"dimensions": [{"axis": {"matches": true}, "label": "Estimated Unemployment Rate", "values": [18.35, 12.4, 21.8, 9.52, 20.14, 13.99, 22.05, 8.33, 20, 16.67, 21.43, 7.22]}, {"axis": {"matches": true}, "label": "Estimated Employed", "values": [348042, 337145, 294379, 328282, 327239, 330856, 289593, 311146, 332062, 316887, 279839, 306505]}, {"axis": {"matches": true}, "label": "Estimated Labour Participation", "values": [44.89, 40.44, 39.47, 37.95, 42.77, 40.06, 38.6, 35.19, 42.94, 39.25, 36.68, 33.8]}], "hovertemplate": "Region=Chandigarh<br>%{xaxis.title.text}=%{x}<br>%{yaxis.title.text}=%{y}<extra></extra>", "legendgroup": "Chandigarh", "marker": {"color": "rgb(140,140,140)", "symbol": "circle"}, "name": "Chandigarh", "showlegend": true, "type": "splom"}], "layout": {"dragmode": "select", "legend": {"title": {"text": "Region"}, "tracegroupgap": 0}, "margin": {"t": 60}}}
